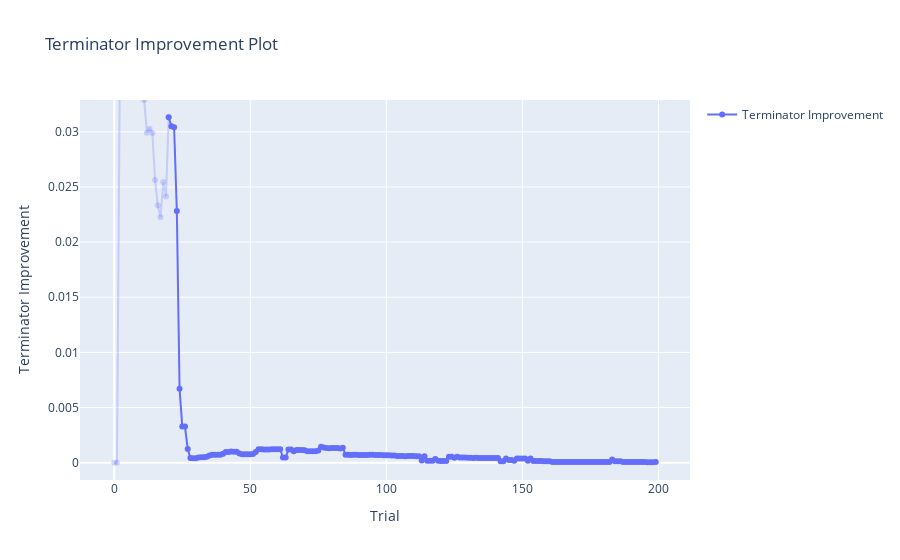

Notebook code for this chart:
### Code cell
optuna.visualization.plot_terminator_improvement(study_best_features)

### Figure 1 — Plotly figure (JSON) as saved in the notebook; plotly's stock layout.template omitted (floating-point values rounded to 4 significant figures; data arrays with more than 128 entries replaced by an {"elided": "..."} marker saying what was removed)
{"data": [{"legendgroup": "improvement", "line": {"color": "rgba(99, 110, 250, 0.25)"}, "marker": {"color": "rgba(99, 110, 250, 0.25)"}, "mode": "markers+lines", "name": "Terminator Improvement", "showlegend": false, "type": "scatter", "x": [0, 1, 2, 3, 4, 5, 6, 7, 8, 9, 10, 11, 12, 13, 14, 15, 16, 17, 18, 19, 20], "y": [9.825e-11, 9.825e-11, 0.0337, 0.04809, 0.04583, 0.04583, 0.04573, 0.04539, 0.04584, 0.04584, 0.03851, 0.03287, 0.02992, 0.03027, 0.02989, 0.02562, 0.02334, 0.02224, 0.02544, 0.02413, 0.03132]}, {"legendgroup": "improvement", "line": {"color": "rgba(99, 110, 250, 1.0)"}, "marker": {"color": "rgba(99, 110, 250, 1.0)"}, "mode": "markers+lines", "name": "Terminator Improvement", "showlegend": true, "type": "scatter", "x": {"elided": "180 int values"}, "y": {"elided": "180 float values"}}, {"type": "scatter"}], "layout": {"title": {"text": "Terminator Improvement Plot"}, "xaxis": {"title": {"text": "Trial"}}, "yaxis": {"range": [-0.001566, 0.03288], "title": {"text": "Terminator Improvement"}}}}
